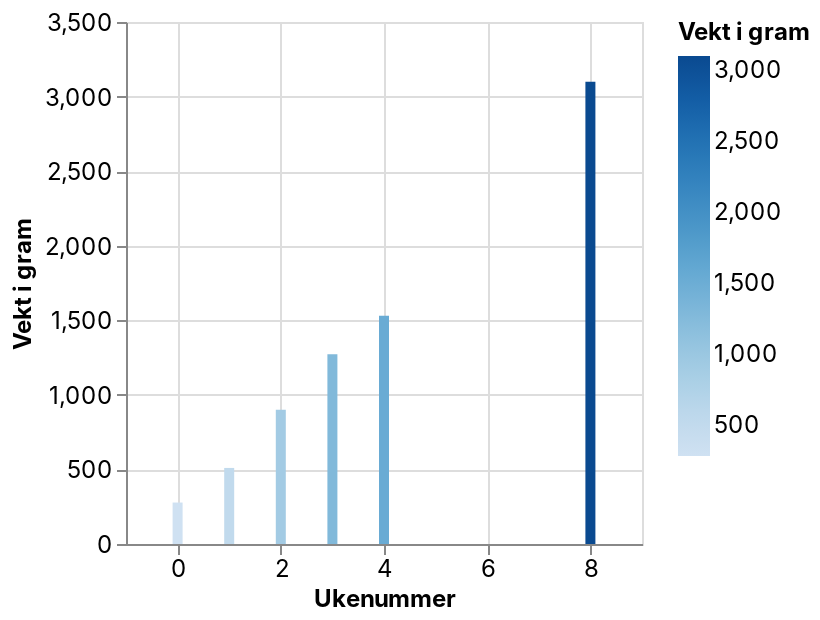

Notebook source saved alongside this figure:
### Code cell
_deepnote_run_altair(df, """{"$schema":"https://vega.github.io/schema/vega-lite/v4.json","mark":{"type":"bar","tooltip":{"content":"data"}},"height":220,"autosize":{"type":"fit"},"data":{"name":"placeholder"},"encoding":{"x":{"field":"Ukenummer","type":"quantitative","sort":null,"scale":{"type":"linear","zero":false}},"y":{"field":"Vekt i gram","type":"quantitative","sort":null,"scale":{"type":"linear","zero":true}},"color":{"field":"Vekt i gram","type":"quantitative","sort":null,"scale":{"type":"linear","zero":false}}}}""")

### Figure 1 — Vega-Lite specification as saved in the notebook (floating-point values rounded to 4 significant figures)
{"config": {"view": {"continuousWidth": 400, "continuousHeight": 300}, "area": {"fill": "#51C0E9"}, "axis": {"labelFont": "Inter, sans-serif", "labelFontSize": 12, "labelFontWeight": "normal", "labelLimit": 60, "labelOverlap": "greedy", "titleFont": "Inter, sans-serif", "titleFontSize": 12, "titleFontWeight": "bold"}, "background": "#ffffff", "legend": {"labelFont": "Inter, sans-serif", "labelFontSize": 12, "titleFont": "Inter, sans-serif", "titleFontSize": 12, "titleFontWeight": "bold"}, "line": {"stroke": "#51C0E9", "strokeWidth": 2}, "rect": {"fill": "#51C0E9"}, "title": {"anchor": "start", "color": "#000000", "font": "Inter, sans-serif", "fontSize": 22, "fontWeight": "normal"}}, "data": {"name": "data-4c7d8a56154dbce43cb6ceb6ce25bd96"}, "mark": {"type": "bar", "tooltip": {"content": "data"}}, "autosize": {"type": "fit"}, "encoding": {"color": {"type": "quantitative", "field": "Vekt i gram", "scale": {"type": "linear", "zero": false}, "sort": null}, "x": {"type": "quantitative", "field": "Ukenummer", "scale": {"type": "linear", "zero": false}, "sort": null}, "y": {"type": "quantitative", "field": "Vekt i gram", "scale": {"type": "linear", "zero": true}, "sort": null}}, "height": 300, "width": "container", "$schema": "https://vega.github.io/schema/vega-lite/v4.json", "datasets": {"data-4c7d8a56154dbce43cb6ceb6ce25bd96": [{"Ukenummer": 0, "Ukestart": "2021-04-10T00:00:00", "Ukeslutt": "2021-10-10T00:00:00", "Range": "4/10/2021  til 10/10/2021", "Vekt i gram": 278.0, "Tid ute": 0.0, "Kommentar": "Marco ble født.", "Unnamed: 7": null, "Unnamed: 8": 1.0}, {"Ukenummer": 1, "Ukestart": "2021-11-10T00:00:00", "Ukeslutt": "2021-10-17T00:00:00", "Range": "11/10/2021  til 17/10/2021", "Vekt i gram": 510.0, "Tid ute": 0.0, "Kommentar": "Marco er 1 uke.", "Unnamed: 7": null, "Unnamed: 8": 1.0}, {"Ukenummer": 2, "Ukestart": "2021-10-18T00:00:00", "Ukeslutt": "2021-10-24T00:00:00", "Range": "18/10/2021  til 24/10/2021", "Vekt i gram": 900.0, "Tid ute": 0.0, "Kommentar": "Marco er 2 uker.", "Unnamed: 7": null, "Unnamed: 8": 1.0}, {"Ukenummer": 3, "Ukestart": "2021-10-25T00:00:00", "Ukeslutt": "2021-10-31T00:00:00", "Range": "25/10/2021  til 31/10/2021", "Vekt i gram": 1272.0, "Tid ute": 0.0, "Kommentar": "Marco er 3 uker.", "Unnamed: 7": null, "Unnamed: 8": 1.0}, {"Ukenummer": 4, "Ukestart": "2021-01-11T00:00:00", "Ukeslutt": "2021-07-11T00:00:00", "Range": "1/11/2021  til 7/11/2021", "Vekt i gram": 1530.0, "Tid ute": 0.0, "Kommentar": "Marco er 4 uker.", "Unnamed: 7": null, "Unnamed: 8": 2.0}, {"Ukenummer": 5, "Ukestart": "2021-08-11T00:00:00", "Ukeslutt": "2021-11-14T00:00:00", "Range": "8/11/2021  til 14/11/2021", "Vekt i gram": null, "Tid ute": 0.0, "Kommentar": "Marco er 5 uker.", "Unnamed: 7": null, "Unnamed: 8": 2.0}, {"Ukenummer": 6, "Ukestart": "2021-11-15T00:00:00", "Ukeslutt": "2021-11-21T00:00:00", "Range": "15/11/2021  til 21/11/2021", "Vekt i gram": null, "Tid ute": 0.0, "Kommentar": "Marco er 6 uker.", "Unnamed: 7": null, "Unnamed: 8": 2.0}, {"Ukenummer": 7, "Ukestart": "2021-11-22T00:00:00", "Ukeslutt": "2021-11-28T00:00:00", "Range": "22/11/2021  til 28/11/2021", "Vekt i gram": null, "Tid ute": 4.0, "Kommentar": "Marco er 7 uker, ble hentet i Åros 26/11 2021. Kom til sitt nye hjem på Åsen 43 i Ulsteinvik 27/11 2021. Fikk sitt første bad 28 november kl. 14:00.", "Unnamed: 7": "SOSIALISSERING!", "Unnamed: 8": 2.0}, {"Ukenummer": 8, "Ukestart": "2021-11-29T00:00:00", "Ukeslutt": "2021-05-12T00:00:00", "Range": "29/11/2021  til 5/12/2021", "Vekt i gram": 3100.0, "Tid ute": null, "Kommentar": "Marco er 8 uker. Første uke på Åsen 43. Begynt med \"sitt\" og \"Marco\".", "Unnamed: 7": "SOSIALISSERING!", "Unnamed: 8": 3.0}, {"Ukenummer": 9, "Ukestart": "2021-06-12T00:00:00", "Ukeslutt": "2021-12-12T00:00:00", "Range": "6/12/2021  til 12/12/2021", "Vekt i gram": null, "Tid ute": null, "Kommentar": null, "Unnamed: 7": "SOSIALISSERING!", "Unnamed: 8": 3.0}, {"Ukenummer": 10, "Ukestart": "2021-12-13T00:00:00", "Ukeslutt": "2021-12-19T00:00:00", "Range": "13/12/2021  til 19/12/2021", "Vekt i gram": null, "Tid ute": null, "Kommentar": null, "Unnamed: 7": "SOSIALISSERING!", "Unnamed: 8": 3.0}, {"Ukenummer": 11, "Ukestart": "2021-12-20T00:00:00", "Ukeslutt": "2021-12-26T00:00:00", "Range": "20/12/2021  til 26/12/2021", "Vekt i gram": null, "Tid ute": null, "Kommentar": null, "Unnamed: 7": "SOSIALISSERING!", "Unnamed: 8": 3.0}, {"Ukenummer": 12, "Ukestart": "2021-12-27T00:00:00", "Ukeslutt": "2022-02-01T00:00:00", "Range": "27/12/2021  til 2/1/2022", "Vekt i gram": null, "Tid ute": null, "Kommentar": null, "Unnamed: 7": "SOSIALISSERING!", "Unnamed: 8": 4.0}, {"Ukenummer": 13, "Ukestart": "2022-03-01T00:00:00", "Ukeslutt": "2022-09-01T00:00:00", "Range": "3/1/2022  til 9/1/2022", "Vekt i gram": null, "Tid ute": null, "Kommentar": null, "Unnamed: 7": "SOSIALISSERING!", "Unnamed: 8": 4.0}, {"Ukenummer": 14, "Ukestart": "2022-10-01T00:00:00", "Ukeslutt": "2022-01-16T00:00:00", "Range": "10/1/2022  til 16/1/2022", "Vekt i gram": null, "Tid ute": null, "Kommentar": null, "Unnamed: 7": "SOSIALISSERING!", "Unnamed: 8": 4.0}, {"Ukenummer": 15, "Ukestart": "2022-01-17T00:00:00", "Ukeslutt": "2022-01-23T00:00:00", "Range": "17/1/2022  til 23/1/2022", "Vekt i gram": null, "Tid ute": null, "Kommentar": null, "Unnamed: 7": null, "Unnamed: 8": 4.0}, {"Ukenummer": 16, "Ukestart": "2022-01-24T00:00:00", "Ukeslutt": "2022-01-30T00:00:00", "Range": "24/1/2022  til 30/1/2022", "Vekt i gram": null, "Tid ute": null, "Kommentar": null, "Unnamed: 7": null, "Unnamed: 8": 5.0}, {"Ukenummer": 17, "Ukestart": "2022-01-31T00:00:00", "Ukeslutt": "2022-06-02T00:00:00", "Range": "31/1/2022  til 6/2/2022", "Vekt i gram": null, "Tid ute": null, "Kommentar": null, "Unnamed: 7": null, "Unnamed: 8": 5.0}, {"Ukenummer": 18, "Ukestart": "2022-07-02T00:00:00", "Ukeslutt": "2022-02-13T00:00:00", "Range": "7/2/2022  til 13/2/2022", "Vekt i gram": null, "Tid ute": null, "Kommentar": null, "Unnamed: 7": null, "Unnamed: 8": 5.0}, {"Ukenummer": 19, "Ukestart": "2022-02-14T00:00:00", "Ukeslutt": "2022-02-20T00:00:00", "Range": "14/2/2022  til 20/2/2022", "Vekt i gram": null, "Tid ute": null, "Kommentar": null, "Unnamed: 7": null, "Unnamed: 8": 5.0}, {"Ukenummer": 20, "Ukestart": "2022-02-21T00:00:00", "Ukeslutt": "2022-02-27T00:00:00", "Range": "21/2/2022  til 27/2/2022", "Vekt i gram": null, "Tid ute": null, "Kommentar": null, "Unnamed: 7": null, "Unnamed: 8": 6.0}, {"Ukenummer": 21, "Ukestart": "2022-02-28T00:00:00", "Ukeslutt": "2022-06-03T00:00:00", "Range": "28/2/2022  til 6/3/2022", "Vekt i gram": null, "Tid ute": null, "Kommentar": null, "Unnamed: 7": null, "Unnamed: 8": 6.0}, {"Ukenummer": 22, "Ukestart": "2022-07-03T00:00:00", "Ukeslutt": "2022-03-13T00:00:00", "Range": "7/3/2022  til 13/3/2022", "Vekt i gram": null, "Tid ute": null, "Kommentar": null, "Unnamed: 7": null, "Unnamed: 8": 6.0}, {"Ukenummer": 23, "Ukestart": "2022-03-14T00:00:00", "Ukeslutt": "2022-03-20T00:00:00", "Range": "14/3/2022  til 20/3/2022", "Vekt i gram": null, "Tid ute": null, "Kommentar": null, "Unnamed: 7": null, "Unnamed: 8": 6.0}, {"Ukenummer": 24, "Ukestart": "2022-03-21T00:00:00", "Ukeslutt": "2022-03-27T00:00:00", "Range": "21/3/2022  til 27/3/2022", "Vekt i gram": null, "Tid ute": null, "Kommentar": null, "Unnamed: 7": null, "Unnamed: 8": 7.0}, {"Ukenummer": 25, "Ukestart": "2022-03-28T00:00:00", "Ukeslutt": "2022-03-04T00:00:00", "Range": "28/3/2022  til 3/4/2022", "Vekt i gram": null, "Tid ute": null, "Kommentar": null, "Unnamed: 7": null, "Unnamed: 8": 7.0}, {"Ukenummer": 26, "Ukestart": "2022-04-04T00:00:00", "Ukeslutt": "2022-10-04T00:00:00", "Range": "4/4/2022  til 10/4/2022", "Vekt i gram": null, "Tid ute": null, "Kommentar": null, "Unnamed: 7": null, "Unnamed: 8": 7.0}, {"Ukenummer": 27, "Ukestart": "2022-11-04T00:00:00", "Ukeslutt": "2022-04-17T00:00:00", "Range": "11/4/2022  til 17/4/2022", "Vekt i gram": null, "Tid ute": null, "Kommentar": null, "Unnamed: 7": null, "Unnamed: 8": 7.0}, {"Ukenummer": 28, "Ukestart": "2022-04-18T00:00:00", "Ukeslutt": "2022-04-24T00:00:00", "Range": "18/4/2022  til 24/4/2022", "Vekt i gram": null, "Tid ute": null, "Kommentar": null, "Unnamed: 7": null, "Unnamed: 8": null}, {"Ukenummer": 29, "Ukestart": "2022-04-25T00:00:00", "Ukeslutt": "2022-01-05T00:00:00", "Range": "25/4/2022  til 1/5/2022", "Vekt i gram": null, "Tid ute": null, "Kommentar": null, "Unnamed: 7": null, "Unnamed: 8": null}, {"Ukenummer": 30, "Ukestart": "2022-02-05T00:00:00", "Ukeslutt": "2022-08-05T00:00:00", "Range": "2/5/2022  til 8/5/2022", "Vekt i gram": null, "Tid ute": null, "Kommentar": null, "Unnamed: 7": null, "Unnamed: 8": null}, {"Ukenummer": 31, "Ukestart": "2022-09-05T00:00:00", "Ukeslutt": "2022-05-15T00:00:00", "Range": "9/5/2022  til 15/5/2022", "Vekt i gram": null, "Tid ute": null, "Kommentar": null, "Unnamed: 7": null, "Unnamed: 8": null}, {"Ukenummer": 32, "Ukestart": "2022-05-16T00:00:00", "Ukeslutt": "2022-05-22T00:00:00", "Range": "16/5/2022  til 22/5/2022", "Vekt i gram": null, "Tid ute": null, "Kommentar": null, "Unnamed: 7": null, "Unnamed: 8": null}, {"Ukenummer": 33, "Ukestart": "2022-05-23T00:00:00", "Ukeslutt": "2022-05-29T00:00:00", "Range": "23/5/2022  til 29/5/2022", "Vekt i gram": null, "Tid ute": null, "Kommentar": null, "Unnamed: 7": null, "Unnamed: 8": null}, {"Ukenummer": 34, "Ukestart": "2022-05-30T00:00:00", "Ukeslutt": "2022-05-06T00:00:00", "Range": "30/5/2022  til 5/6/2022", "Vekt i gram": null, "Tid ute": null, "Kommentar": null, "Unnamed: 7": null, "Unnamed: 8": null}, {"Ukenummer": 35, "Ukestart": "2022-06-06T00:00:00", "Ukeslutt": "2022-12-06T00:00:00", "Range": "6/6/2022  til 12/6/2022", "Vekt i gram": null, "Tid ute": null, "Kommentar": null, "Unnamed: 7": null, "Unnamed: 8": null}, {"Ukenummer": 36, "Ukestart": "2022-06-13T00:00:00", "Ukeslutt": "2022-06-19T00:00:00", "Range": "13/6/2022  til 19/6/2022", "Vekt i gram": null, "Tid ute": null, "Kommentar": null, "Unnamed: 7": null, "Unnamed: 8": null}, {"Ukenummer": 37, "Ukestart": "2022-06-20T00:00:00", "Ukeslutt": "2022-06-26T00:00:00", "Range": "20/6/2022  til 26/6/2022", "Vekt i gram": null, "Tid ute": null, "Kommentar": null, "Unnamed: 7": null, "Unnamed: 8": null}, {"Ukenummer": 38, "Ukestart": "2022-06-27T00:00:00", "Ukeslutt": "2022-03-07T00:00:00", "Range": "27/6/2022  til 3/7/2022", "Vekt i gram": null, "Tid ute": null, "Kommentar": null, "Unnamed: 7": null, "Unnamed: 8": null}, {"Ukenummer": 39, "Ukestart": "2022-04-07T00:00:00", "Ukeslutt": "2022-10-07T00:00:00", "Range": "4/7/2022  til 10/7/2022", "Vekt i gram": null, "Tid ute": null, "Kommentar": null, "Unnamed: 7": null, "Unnamed: 8": null}, {"Ukenummer": 40, "Ukestart": "2022-11-07T00:00:00", "Ukeslutt": "2022-07-17T00:00:00", "Range": "11/7/2022  til 17/7/2022", "Vekt i gram": null, "Tid ute": null, "Kommentar": null, "Unnamed: 7": null, "Unnamed: 8": null}, {"Ukenummer": 41, "Ukestart": "2022-07-18T00:00:00", "Ukeslutt": "2022-07-24T00:00:00", "Range": "18/7/2022  til 24/7/2022", "Vekt i gram": null, "Tid ute": null, "Kommentar": null, "Unnamed: 7": null, "Unnamed: 8": null}, {"Ukenummer": 42, "Ukestart": "2022-07-25T00:00:00", "Ukeslutt": "2022-07-31T00:00:00", "Range": "25/7/2022  til 31/7/2022", "Vekt i gram": null, "Tid ute": null, "Kommentar": null, "Unnamed: 7": null, "Unnamed: 8": null}, {"Ukenummer": 43, "Ukestart": "2022-01-08T00:00:00", "Ukeslutt": "2022-07-08T00:00:00", "Range": "1/8/2022  til 7/8/2022", "Vekt i gram": null, "Tid ute": null, "Kommentar": null, "Unnamed: 7": null, "Unnamed: 8": null}, {"Ukenummer": 44, "Ukestart": "2022-08-08T00:00:00", "Ukeslutt": "2022-08-14T00:00:00", "Range": "8/8/2022  til 14/8/2022", "Vekt i gram": null, "Tid ute": null, "Kommentar": null, "Unnamed: 7": null, "Unnamed: 8": null}, {"Ukenummer": 45, "Ukestart": "2022-08-15T00:00:00", "Ukeslutt": "2022-08-21T00:00:00", "Range": "15/8/2022  til 21/8/2022", "Vekt i gram": null, "Tid ute": null, "Kommentar": null, "Unnamed: 7": null, "Unnamed: 8": null}, {"Ukenummer": 46, "Ukestart": "2022-08-22T00:00:00", "Ukeslutt": "2022-08-28T00:00:00", "Range": "22/8/2022  til 28/8/2022", "Vekt i gram": null, "Tid ute": null, "Kommentar": null, "Unnamed: 7": null, "Unnamed: 8": null}, {"Ukenummer": 47, "Ukestart": "2022-08-29T00:00:00", "Ukeslutt": "2022-04-09T00:00:00", "Range": "29/8/2022  til 4/9/2022", "Vekt i gram": null, "Tid ute": null, "Kommentar": null, "Unnamed: 7": null, "Unnamed: 8": null}, {"Ukenummer": 48, "Ukestart": "2022-05-09T00:00:00", "Ukeslutt": "2022-11-09T00:00:00", "Range": "5/9/2022  til 11/9/2022", "Vekt i gram": null, "Tid ute": null, "Kommentar": null, "Unnamed: 7": null, "Unnamed: 8": null}, {"Ukenummer": 49, "Ukestart": "2022-12-09T00:00:00", "Ukeslutt": "2022-09-18T00:00:00", "Range": "12/9/2022  til 18/9/2022", "Vekt i gram": null, "Tid ute": null, "Kommentar": null, "Unnamed: 7": null, "Unnamed: 8": null}, {"Ukenummer": 50, "Ukestart": "2022-09-19T00:00:00", "Ukeslutt": "2022-09-25T00:00:00", "Range": "19/9/2022  til 25/9/2022", "Vekt i gram": null, "Tid ute": null, "Kommentar": null, "Unnamed: 7": null, "Unnamed: 8": null}, {"Ukenummer": 51, "Ukestart": "2022-09-26T00:00:00", "Ukeslutt": "2022-02-10T00:00:00", "Range": "26/9/2022  til 2/10/2022", "Vekt i gram": null, "Tid ute": null, "Kommentar": null, "Unnamed: 7": null, "Unnamed: 8": null}, {"Ukenummer": 52, "Ukestart": "2022-03-10T00:00:00", "Ukeslutt": "2022-09-10T00:00:00", "Range": "3/10/2022  til 9/10/2022", "Vekt i gram": null, "Tid ute": null, "Kommentar": null, "Unnamed: 7": "1 år", "Unnamed: 8": null}]}}
